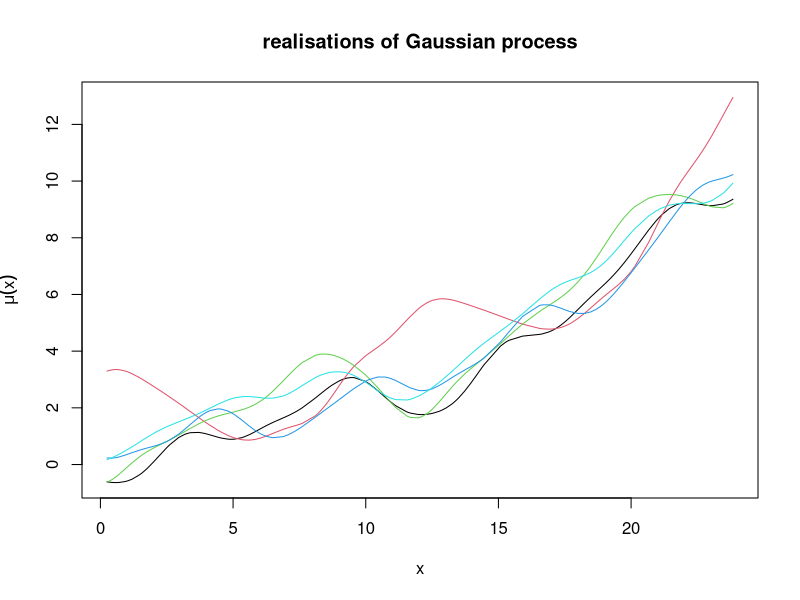
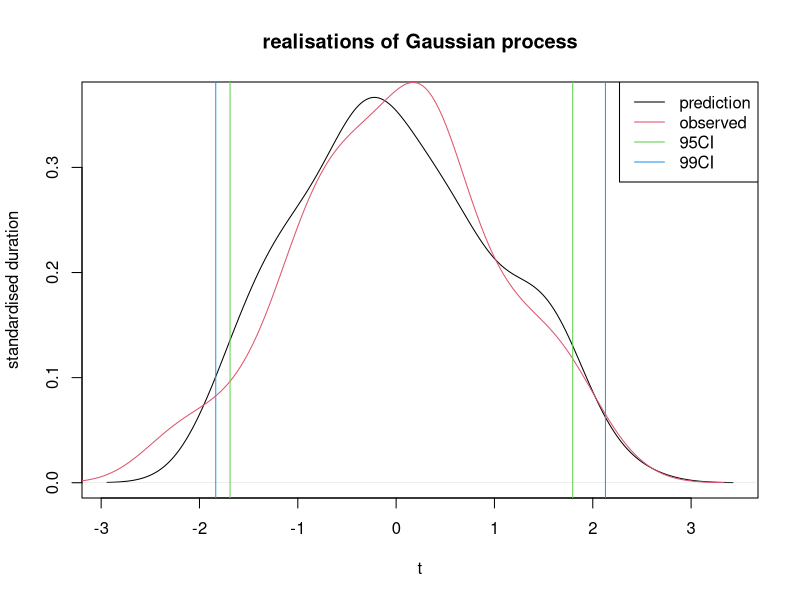

Generate these figures, in order, with R: (Note: this script raises an error after producing the figures.)
## ---- chunk 1
knitr::opts_chunk$set(echo = TRUE)
## ---- chunk 2
set.seed(695281)
library(mvtnorm)
## ---- chunk 3
df <- read.csv("call.csv")
## ---- chunk 4
#function generating function for Gaussian process prior described on previous slide.#Inputs are
#x: points where gaussian process was evaluated.
#\alpha: parameter in mean function exp(-\alpha x)
#beta: decay parameter for k
#sigma2: scale parameter for k#n: number of functions to generate 
mu.fun<-function(x,alpha,beta,sigma2,n){
  library(mvtnorm)
  mx <- exp(-alpha*x) #mean function
  np<-length(x)       #number of location to evaluate Gaussian process.
  mT<-matrix(x,np,np)
  kx<- sigma2*exp(-beta*sin(pi*(mT-t(mT))/12)^2)
  result<-rmvnorm(n,mean=mx,sigma=kx)
  return(result)
}

#An example of generating function with $n=5$.
x<-sort(runif(200,0,24)) #generate 200 points for gaussian process to be evaluated at.
test<-mu.fun(x=x,alpha=-0.1,beta=2,sigma2=1,n=5)#plotting result
plot(x,test[1,],type='l',col=1,ylim=c(min(test),max(test)),ylab=expression(mu(x)),main='realisations of Gaussian process')
for(i in 2:5){lines(x,test[i,],type='l',col=i)}
## ---- chunk 5
mu.fun<-function(y,t,l,sigma2,sigmak2,n){

  np<-length(t) #number of location to evaluate Gaussian process.
  mT <- matrix(df$hour,np,np)
  mT_hat<-matrix(t,np,np)
  Sigma <- sigma2*diag(np)
  kt_t<- sigmak2*exp(-l*(mT-t(mT))) + Sigma
  kt_t<- Sigma
  # kth_t<- sigmak2*exp(-l*(mT_hat-t(mT)))
  kt_th<- sigmak2*exp(-l*(mT-t(mT_hat)))
  kth_th<- solve(Sigma)
  result<-rmvnorm(n,mean=t(kt_th)%*% solve(kt_t)%*%y,sigma= kth_th - ( t(kt_th)%*% solve(kt_t)%*%kt_th ) )
  return(result)
}

#An example of generating function with $n=5$.
t<-sort(sample(1:12,100,replace = TRUE)) #generate 100 points for gaussian process to be evaluated at.
test<-mu.fun(y=df$duration,t=t,l=0.05,sigma2=0.95,sigmak2=1.85,n=1)#plotting result
test_std <- (test-mean(test))/sd(test)
plot(density(test_std),main='realisations of Gaussian process', xlab="t",ylab="standardised duration")
den <- density(df$duration)
lines(density(df$duration),col=2)
abline(v=quantile(test_std,c(0.025,0.975)),col=3)
abline(v=quantile(test_std,c(0.005,0.995)),col=4)
legend("topright",legend = c("prediction","observed","95CI","99CI"),col = 1:4,lty = 1)
# ,type='l',col=1,ylim=c(min(test),max(test)),ylab=expression(mu(t)),main='realisations of Gaussian process')
## ---- chunk 6
quantile(test_std,c(0.025,0.975))
quantile(test_std,c(0.005,0.995))
## ---- chunk 7

mu.fun<-function(y,t,l,sigma2,sigmak2,n){

  np<-length(t) #number of location to evaluate Gaussian process.
  np_hat<-length(t_hat) 
  mT<-matrix(rep(1:np,np_hat),np,np_hat)
  Sigma <- sigma2*diag(np)
  kt_t<- sigmak2*exp(-l*(mT-t(mT))) + Sigma
  kth_t<- sigmak2*exp(-l*(mT_hat-t(mT)))
  kt_th<- sigmak2*exp(-l*(mT-t(mT_hat)))
  kth_th<- sigmak2*exp(-l*(mT_hat-t(mT_hat)))
  result<-rmvnorm(n,mean=kth_t%*% solve(kt_t)%*%y,sigma=kth_th -kth_t%*% solve(kt_t)%*%kt_th )
  return(result)
}

#An example of generating function with $n=5$.
x<-sort(runif(200,0,24)) #generate 200 points for gaussian process to be evaluated at.
test<-mu.fun(x=x,alpha=-0.1,beta=2,sigma2=1,n=5)#plotting result
plot(x,test[1,],type='l',col=1,ylim=c(min(test),max(test)),ylab=expression(mu(x)),main='realisations of Gaussian process')
for(i in 2:5){lines(x,test[i,],type='l',col=i)}
